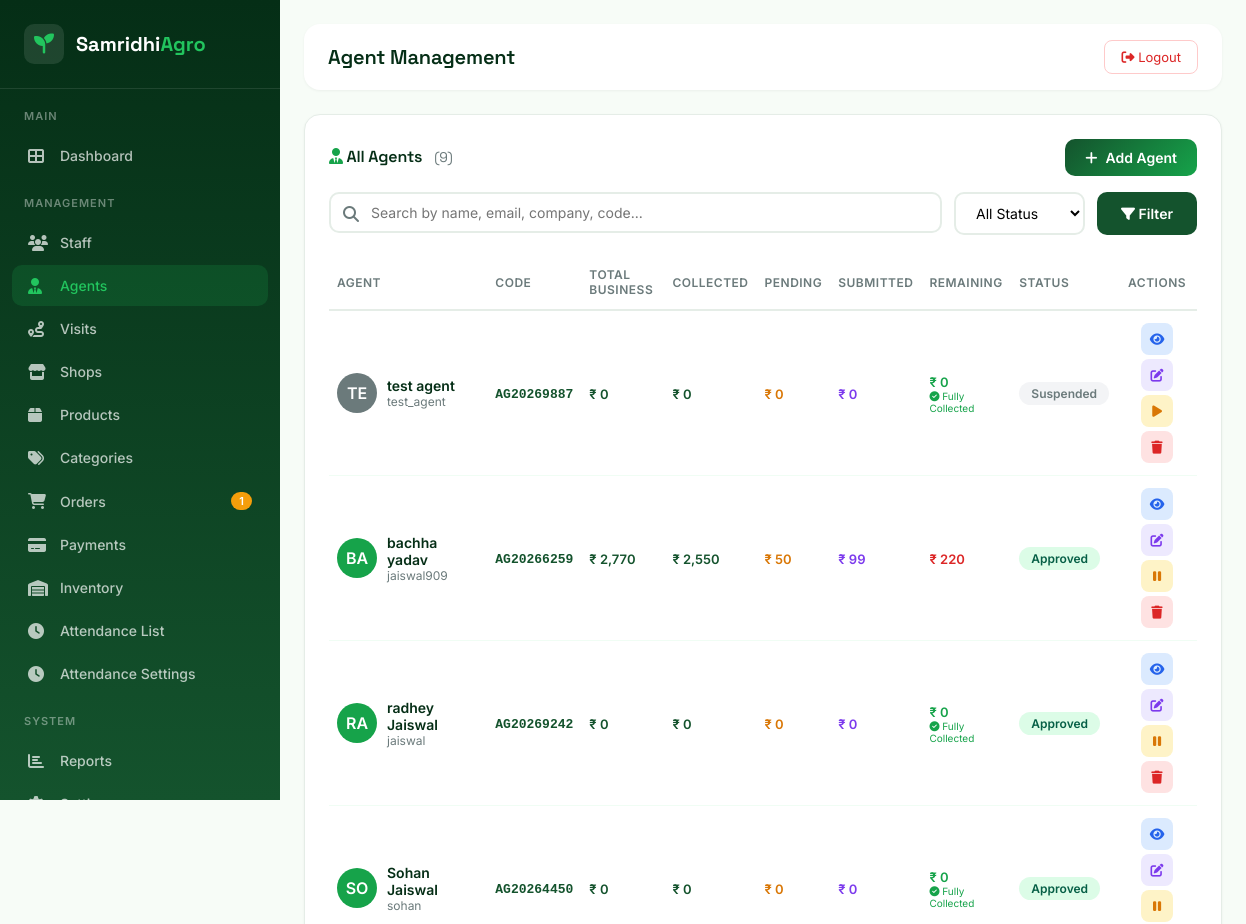
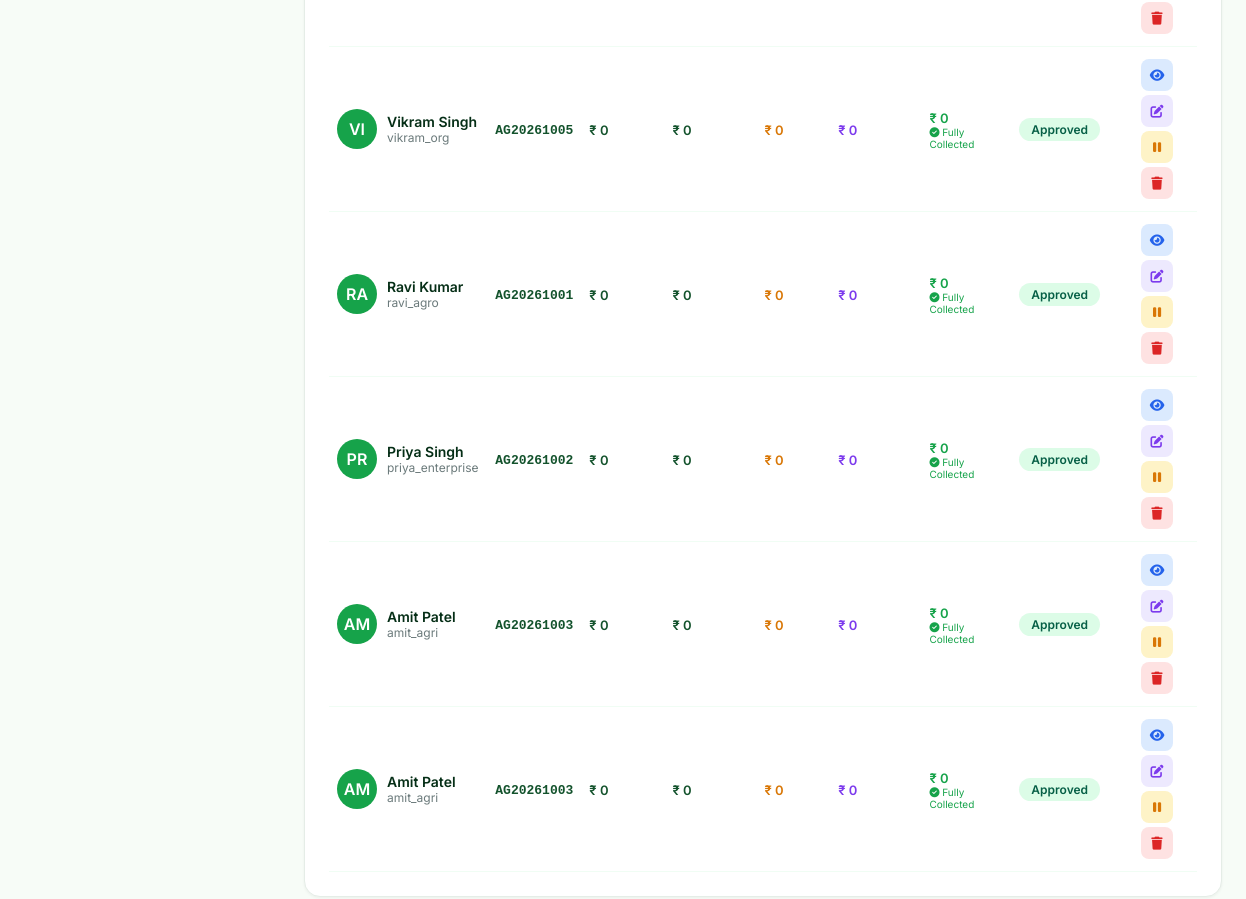
The page /admin/agents.php (signed in) on the database its author committed (2 pictures, top to bottom).
### tables this page shows
CREATE TABLE `agents` (
  `id` int(11) NOT NULL,
  `user_id` int(11) NOT NULL,
  `agent_code` varchar(50) NOT NULL,
  `company_name` varchar(100) DEFAULT NULL,
  `gst_number` varchar(50) DEFAULT NULL,
  `address` text DEFAULT NULL,
  `city` varchar(50) DEFAULT NULL,
  `state` varchar(50) DEFAULT NULL,
  `pincode` varchar(10) DEFAULT NULL,
  `commission_rate` decimal(5,2) DEFAULT 0.00,
  `status` enum('pending','approved','rejected','suspended') NOT NULL DEFAULT 'pending',
  `approved_by` int(11) DEFAULT NULL,
  `approved_at` datetime DEFAULT NULL,
  `created_at` datetime NOT NULL DEFAULT current_timestamp(),
  `updated_at` datetime NOT NULL DEFAULT current_timestamp() ON UPDATE current_timestamp()
);

CREATE TABLE `users` (
  `id` int(11) NOT NULL,
  `username` varchar(50) NOT NULL,
  `email` varchar(100) NOT NULL,
  `password_hash` varchar(255) NOT NULL,
  `full_name` varchar(100) NOT NULL,
  `phone` varchar(20) DEFAULT NULL,
  `avatar` varchar(255) DEFAULT NULL,
  `role` enum('admin','staff','agent','shop') NOT NULL DEFAULT 'staff',
  `status` enum('active','inactive','suspended') NOT NULL DEFAULT 'active',
  `last_login` datetime DEFAULT NULL,
  `last_ip` varchar(45) DEFAULT NULL,
  `created_at` datetime NOT NULL DEFAULT current_timestamp(),
  `updated_at` datetime NOT NULL DEFAULT current_timestamp() ON UPDATE current_timestamp()
);

### admin/agents.php (the view, shortened to what the rows shown need)
<?php
require_once '../config/database.php';
require_once '../config/functions.php';
$db = getDB();
$page = max(1, (int)($_GET['page'] ?? 1));
$perPage = PAGINATION_DEFAULT_LIMIT;
$offset = getPaginationOffset($page, $perPage);
$whereConditions = [];
$params = [];
$whereClause = !empty($whereConditions) ? 'WHERE ' . implode(' AND ', $whereConditions) : '';
$sql = "SELECT
        a.*,
        u.id AS user_id,
        u.full_name,
        u.username,
        u.email,
        u.phone,
        u.status AS user_status,
        u.created_at AS user_created_at,
        u.last_login,
        u2.full_name AS approved_by_name,
        /* Total Business = Sum of all orders from agent's shops */
        (
            SELECT COALESCE(SUM(o.total_amount), 0)
            FROM shops s
            JOIN orders o ON s.id = o.shop_id
            WHERE s.agent_id = a.id AND o.status != 'cancelled'
        ) as total_business,
        /* Total Collected = Sum of confirmed payments collected by agent */
        (
            SELECT COALESCE(SUM(p.amount), 0)
            FROM payments p
            JOIN shops s ON p.shop_id = s.id
            WHERE s.agent_id = a.id AND p.status = 'confirmed'
        ) as total_collected,
        /* Pending Collection = Sum of pending payments (agent route) */
        (
            SELECT COALESCE(SUM(p.amount), 0)
            FROM payments p
            JOIN shops s ON p.shop_id = s.id
            WHERE s.agent_id = a.id AND p.pay_to = 'agent' AND p.status = 'pending'
        ) as pending_collection,
        /* Submitted to Admin = Sum of submitted payments */
        (
            SELECT COALESCE(SUM(p.amount), 0)
            FROM payments p
            JOIN shops s ON p.shop_id = s.id
            WHERE s.agent_id = a.id AND p.pay_to = 'agent' AND p.status = 'submitted'
        ) as submitted_to_admin,
        /* Commission Earned = Sum of commission from confirmed payments */
        (
            SELECT COALESCE(SUM(p.amount * a2.commission_rate / 100), 0)
            FROM payments p
            JOIN shops s ON p.shop_id = s.id
            JOIN agents a2 ON s.agent_id = a2.id
            WHERE s.agent_id = a.id AND p.status = 'confirmed'
        ) as commission_earned
        FROM agents a
        JOIN users u ON a.user_id = u.id
        LEFT JOIN users u2 ON a.approved_by = u2.id
        $whereClause
        ORDER BY a.created_at DESC
        LIMIT ? OFFSET ?";
$queryParams = array_merge($params, [$perPage, $offset]);
$agentList = $db->fetchAll($sql, $queryParams);
$csrfToken = generateCsrfToken();
require_once '../includes/admin_header.php';
?>
<div class="content-card">
    <div class="table-wrapper">
        <table class="table-custom">
            <thead>
                <tr>
                    <th>Agent</th>
                    <th>Code</th>
                    <th>Total Business</th>
                    <th>Collected</th>
                    <th>Pending</th>
                    <th>Submitted</th>
                    <th>Remaining</th>
                    <th>Status</th>
                    <th style="text-align: center;">Actions</th>
                </tr>
            </thead>
            <tbody>
                <?php if (empty($agentList)): ?>
                    <tr>
                        <td colspan="10" style="text-align: center; padding: 40px; color: #6B7A7B;">
                            <i class="fas fa-user-slash" style="font-size: 32px; display: block; margin-bottom: 12px; color: #D1D5DB;"></i>
                            No agents found
                            <?php if (!empty($search) || $status !== 'all'): ?>
                                <br><span style="font-size: 13px;">Try adjusting your search or filters</span>
                            <?php endif; ?>
                        </td>
                    </tr>
                <?php else: ?>
                    <?php foreach ($agentList as $agent): ?>
                        <tr>
                            <td>
                                <div style="display: flex; align-items: center; gap: 10px;">
                                    <div class="agent-avatar <?php echo $agent['status']; ?>">
                                        <?php echo strtoupper(substr($agent['full_name'], 0, 2)); ?>
                                    </div>
                                    <div>
                                        <div style="font-weight: 600; color: #052E16;"><?php echo escapeHtml($agent['full_name']); ?></div>
                                        <div style="font-size: 12px; color: #6B7A7B;"><?php echo escapeHtml($agent['username']); ?></div>
                                    </div>
                                </div>
                            </td>
                            <td>
                                <span style="font-family: monospace; font-size: 13px; font-weight: 600; color: #14532D;">
                                    <?php echo escapeHtml($agent['agent_code']); ?>
                                </span>
                            </td>
                            <td>
                                <span class="financial-amount positive">
                                    ₹ <?php echo number_format($agent['total_business'] ?? 0, 0); ?>
                                </span>
                            </td>
                            <td>
                                <span class="financial-amount positive">
                                    ₹ <?php echo number_format($agent['total_collected'] ?? 0, 0); ?>
                                </span>
                            </td>
                            <td>
                                <span class="financial-amount warning">
                                    ₹ <?php echo number_format($agent['pending_collection'] ?? 0, 0); ?>
                                </span>
                            </td>
                            <td>
                                <span class="financial-amount" style="color: #7C3AED;">
                                    ₹ <?php echo number_format($agent['submitted_to_admin'] ?? 0, 0); ?>
                                </span>
                            </td>
                            <td>
                                <?php
                                $remaining = $agent['remaining_amount'] ?? 0;
                                $class = $remaining <= 0 ? 'zero' : 'negative';
                                ?>
                                <span class="financial-amount <?php echo $class; ?>">
                                    ₹ <?php echo number_format($remaining, 0); ?>
                                </span>
                                <?php if ($remaining <= 0): ?>
                                    <span style="font-size: 10px; color: #16A34A; display: block;">
                                        <i class="fas fa-check-circle"></i> Fully Collected
                                    </span>
                                <?php endif; ?>
                            </td>
                            <td>
                                <?php
                                $statusColors = [
                                    'pending' => 'badge-warning',
                                    'approved' => 'badge-success',
                                    'rejected' => 'badge-danger',
                                    'suspended' => 'badge-secondary'
                                ];
                                $color = $statusColors[$agent['status']] ?? 'badge-secondary';
                                ?>
                                <span class="badge-status <?php echo $color; ?>">
                                    <?php echo ucfirst($agent['status']); ?>
                                </span>
                            </td>
                            <td style="text-align: center;">
                                <div style="display: flex; gap: 4px; justify-content: center; flex-wrap: wrap;">
                                    <a href="agent-view.php?id=<?php echo $agent['id']; ?>"
                                        class="btn-action btn-view"
                                        title="View Details">
                                        <i class="fas fa-eye"></i>
                                    </a>
                                    <?php if (hasPermission('agent.edit')): ?>
                                        <a href="agent-edit.php?id=<?php echo $agent['id']; ?>"
                                            class="btn-action btn-edit"
                                            title="Edit Agent">
                                            <i class="fas fa-edit"></i>
                                        </a>
                                    <?php endif; ?>
                                    <?php if (hasPermission('agent.approve')): ?>
                                        <?php if ($agent['status'] === 'pending'): ?>
                                            <a href="agents.php?action=approve&id=<?php echo $agent['id']; ?>&csrf=<?php echo $csrfToken; ?>"
                                                class="btn-action btn-approve"
                                                title="Approve Agent"
                                                onclick="return confirm('Are you sure you want to approve this agent?')">
                                                <i class="fas fa-check"></i>
                                            </a>
                                            <a href="agents.php?action=reject&id=<?php echo $agent['id']; ?>&csrf=<?php echo $csrfToken; ?>"
                                                class="btn-action btn-reject"
                                                title="Reject Agent"
                                                onclick="return confirm('Are you sure you want to reject this agent?')">
                                                <i class="fas fa-times"></i>
                                            </a>
                                        <?php else: ?>
                                            <a href="agents.php?action=toggle&id=<?php echo $agent['id']; ?>&csrf=<?php echo $csrfToken; ?>"
                                                class="btn-action btn-toggle"
                                                title="<?php echo $agent['status'] === 'approved' ? 'Suspend' : 'Activate'; ?>"
                                                onclick="return confirm('Are you sure you want to <?php echo $agent['status'] === 'approved' ? 'suspend' : 'activate'; ?> this agent?')">
                                                <i class="fas fa-<?php echo $agent['status'] === 'approved' ? 'pause' : 'play'; ?>"></i>
                                            </a>
                                        <?php endif; ?>
                                    <?php endif; ?>
                                    <?php if (hasPermission('agent.delete')): ?>
                                        <a href="agents.php?action=delete&id=<?php echo $agent['id']; ?>&csrf=<?php echo $csrfToken; ?>"
                                            class="btn-action btn-delete"
                                            title="Delete Agent"
                                            onclick="return confirm('Are you sure you want to delete this agent? This action cannot be undone.')">
                                            <i class="fas fa-trash"></i>
                                        </a>
                                    <?php endif; ?>
                                </div>
                            </td>
                        </tr>
                    <?php endforeach; ?>
                <?php endif; ?>
            </tbody>
        </table>
    </div>
</div>
<?php require_once '../includes/admin_footer.php'; ?>

### rows shown on the page
agents: user.full_name "TE", user.full_name "test agent", user.username "test_agent", agent_code "AG20269887", total_business "0", total_collected "0", pending_collection "0", submitted_to_admin "0", remaining "0", shows "Fully Collected", status "Suspended"
agents: user.full_name "BA", user.full_name "bachha yadav", user.username "jaiswal909", agent_code "AG20266259", total_business "2,770", total_collected "2,550", pending_collection "50", submitted_to_admin "99", remaining "220", status "Approved"
agents: user.full_name "RA", user.full_name "radhey Jaiswal", user.username "jaiswal", agent_code "AG20269242", total_business "0", total_collected "0", pending_collection "0", submitted_to_admin "0", remaining "0", shows "Fully Collected", status "Approved"
agents: user.full_name "SO", user.full_name "Sohan Jaiswal", user.username "sohan", agent_code "AG20264450", total_business "0", total_collected "0", pending_collection "0", submitted_to_admin "0", remaining "0", shows "Fully Collected", status "Approved"
agents: user.full_name "VI", user.full_name "Vikram Singh", user.username "vikram_org", agent_code "AG20261005", total_business "0", total_collected "0", pending_collection "0", submitted_to_admin "0", remaining "0", shows "Fully Collected", status "Approved"
agents: user.full_name "RA", user.full_name "Ravi Kumar", user.username "ravi_agro", agent_code "AG20261001", total_business "0", total_collected "0", pending_collection "0", submitted_to_admin "0", remaining "0", shows "Fully Collected", status "Approved"
agents: user.full_name "PR", user.full_name "Priya Singh", user.username "priya_enterprise", agent_code "AG20261002", total_business "0", total_collected "0", pending_collection "0", submitted_to_admin "0", remaining "0", shows "Fully Collected", status "Approved"
agents: user.full_name "AM", user.full_name "Amit Patel", user.username "amit_agri", agent_code "AG20261003", total_business "0", total_collected "0", pending_collection "0", submitted_to_admin "0", remaining "0", shows "Fully Collected", status "Approved"

### other values the page prints
$pendingOrders "1"
escapeHtml($pageTitle) "Agent Management"
$totalAgents "9"
